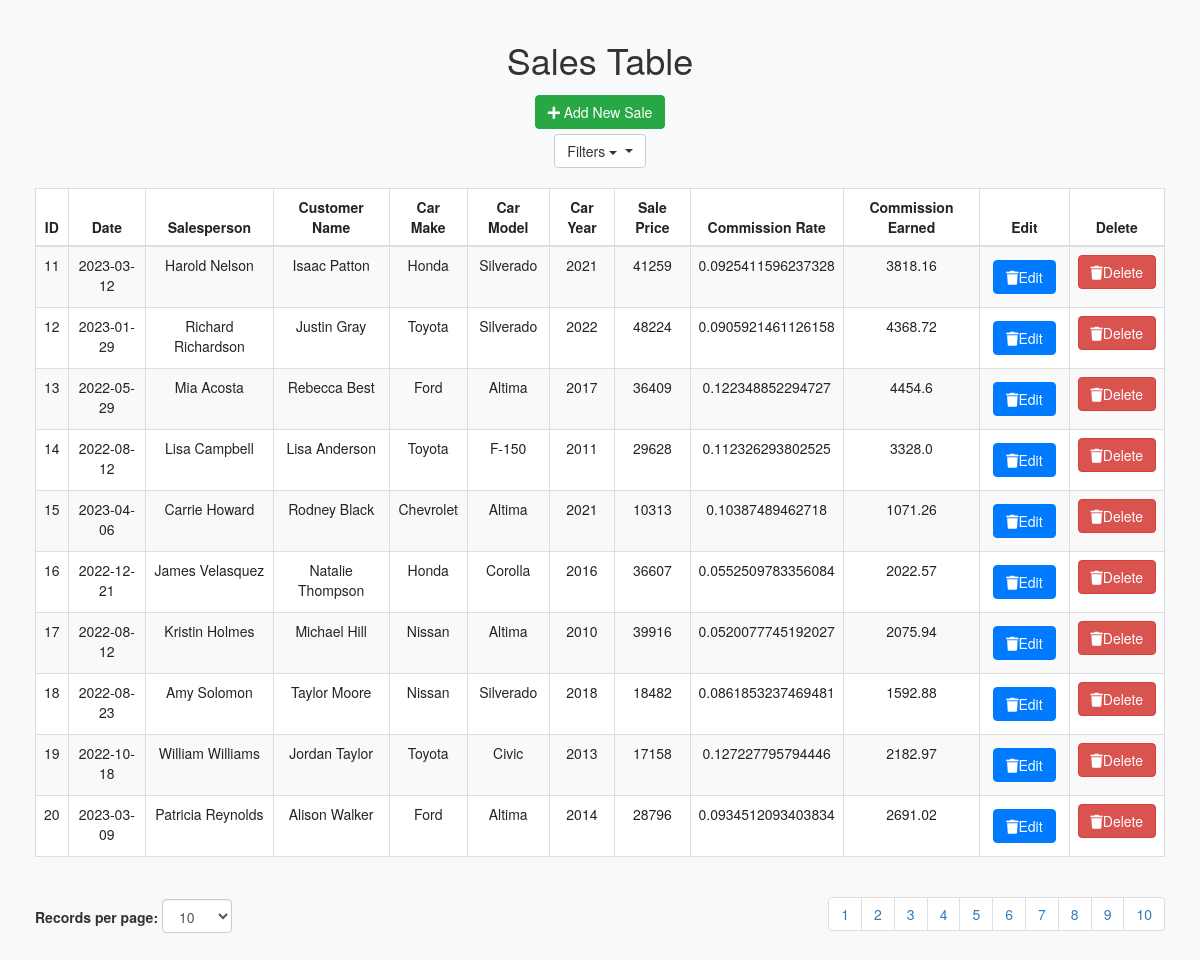
Page /show_sales_data/page/2/records_per_page/10 on the committed database.
### main.py (models this page shows)
class Sales(db.Model):
    id = db.Column(db.Integer, primary_key=True)
    date = db.Column(db.String(250), nullable=False)
    salesperson = db.Column(db.String(250), nullable=False)
    customer_name = db.Column(db.String(250), nullable=False)
    car_make = db.Column(db.String(250), nullable=False)
    car_model = db.Column(db.String(250), nullable=False)
    car_year = db.Column(db.Integer(), nullable=False)
    sale_price = db.Column(db.String(250), nullable=False)
    commission_rate = db.Column(db.Float(), nullable=False)
    commission_earned = db.Column(db.Float(), nullable=False)

### main.py (the view)
@app.route('/show_sales_data/', defaults={'page': 1, 'records_per_page': 10})
@app.route('/show_sales_data/page/<int:page>/records_per_page/<int:records_per_page>')
def show_sales_data(page, records_per_page):
    global sales_data
    con = sqlite3.connect("instance/db.sqlite")
    sales_data = pd.read_sql_query("SELECT * from sales", con)
    sales_data = sales_data.drop_duplicates()
    total_records = len(sales_data)
    total_pages = (total_records + records_per_page - 1) // records_per_page
    start = (page - 1) * records_per_page
    end = start + records_per_page
    paginated_sales_data = sales_data.iloc[start:end]
    filter_columns = ["salesperson", "car_make", "car_model", "car_year"]
    filters = {column: sales_data[column].unique().tolist() for column in filter_columns}
    return render_template('show_sales_data.html', sales=paginated_sales_data.to_dict(orient='records'), total_records=total_records, total_pages=total_pages, page=page, records_per_page=records_per_page, filters=filters)

### templates/show_sales_data.html (shortened to what this page needs)
<!DOCTYPE html>
<html lang="en">
<head>
    <link rel="stylesheet" href="https://stackpath.bootstrapcdn.com/bootstrap/4.5.2/css/bootstrap.min.css">
    <link rel="stylesheet" href="https://maxcdn.bootstrapcdn.com/bootstrap/3.4.1/css/bootstrap.min.css">
    <link rel="stylesheet" href="https://cdnjs.cloudflare.com/ajax/libs/font-awesome/5.15.3/css/all.min.css">
</head>
<body class="hold-transition sidebar-mini">
    <div class="wrapper">
        <div class="content-wrapper">
            <section class="content">
                <div class="container-fluid">
                    <h1 class="text-center">Sales Table</h1>
                    <div class="text-center">
                    <a class="btn btn-success" href="{{ url_for('add_sales_record') }}"><i class="fas fa-plus"></i> Add New Sale</a>
                    <div class="dropdown">
                        <button class="btn btn-default dropdown-toggle" type="button" data-toggle="dropdown">Filters
                            <span class="caret"></span>
                        </button>
                    </div>
                    <div class="table-container">
                        <table class="table table-striped table-bordered">
                            <thead>
                                <tr>
                                    <th>ID</th>
                                    <th>Date</th>
                                    <th>Salesperson</th>
                                    <th>Customer Name</th>
                                    <th>Car Make</th>
                                    <th>Car Model</th>
                                    <th>Car Year</th>
                                    <th>Sale Price</th>
                                    <th>Commission Rate</th>
                                    <th>Commission Earned</th>
                                    <th>Edit</th>
                                    <th>Delete</th>
                                </tr>
                            </thead>
                            <tbody>
                                {% for sale in sales %}
                                <tr>
                                    <td>{{ sale.id }}</td>
                                    <td>{{ sale.date }}</td>
                                    <td>{{ sale.salesperson }}</td>
                                    <td>{{ sale.customer_name }}</td>
                                    <td>{{ sale.car_make }}</td>
                                    <td>{{ sale.car_model }}</td>
                                    <td>{{ sale.car_year }}</td>
                                    <td>{{ sale.sale_price }}</td>
                                    <td>{{ sale.commission_rate }}</td>
                                    <td>{{ sale.commission_earned }}</td>
                                    <td><form action="{{url_for('edit_sales_record', id=sale.id)}}" method="GET" style="display:inline;"><button type = "submit" class= "btn btn-primary"> <i class="fas fa-trash"></i>Edit</form>
                                    <td><form action="{{ url_for('delete_sales_record', id=sale.id) }}" method="POST" style="display:inline;"><button type="submit" class="btn btn-danger"><i class="fas fa-trash"></i>Delete</button></form></td>
                                </tr>
                                {% endfor %}
                            </tbody>
                        </table>
                    </div>
                    <div class="d-flex justify-content-between align-items-center">
                        <div>
                            <label for="recordsPerPage">Records per page:</label>
                            <select id="recordsPerPage" class="form-control d-inline-block w-auto" onchange="location = this.value;">
                                <option value="#" selected>10</option>
                            </select>
                        </div>
                        <nav aria-label="Page navigation example">
                            <ul class="pagination justify-content-center">
                                {% for page in range(1, total_pages + 1) %}
                                    <li class="page-item"> <a href="{{ url_for('show_sales_data', page=page, records_per_page = records_per_page) }}">{{ page }}</a></li>
                                {% endfor %}
                            </ul>
                        </nav>
                    </div>
                </div>
            </section>
        </div>
    </div>
</body>
</html>

### templates/show_sales_data.html (style rules this page uses)
body { padding: 20px; background-color: #f8f9fa; }
.table-container { margin-top: 20px; display: flex; justify-content: center; }
table { width: 100%; table-layout: auto; background-color: #ffffff; border: 1px solid #dee2e6; }
th, td { text-align: center; vertical-align: middle; }
.btn-primary, .btn-success { margin: 5px; }
.btn-primary { background-color: #007bff; border-color: #007bff; }
.btn-success { background-color: #28a745; border-color: #28a745; }

### rows in the picture
Sales: id "11", date "2023-03-12", salesperson "Harold Nelson", customer_name "Isaac Patton", car_make "Honda", car_model "Silverado", car_year "2021", sale_price "41259", commission_rate "0.0925411596237328", commission_earned "3818.16"
Sales: id "12", date "2023-01-29", salesperson "Richard Richardson", customer_name "Justin Gray", car_make "Toyota", car_model "Silverado", car_year "2022", sale_price "48224", commission_rate "0.0905921461126158", commission_earned "4368.72"
Sales: id "13", date "2022-05-29", salesperson "Mia Acosta", customer_name "Rebecca Best", car_make "Ford", car_model "Altima", car_year "2017", sale_price "36409", commission_rate "0.122348852294727", commission_earned "4454.6"
Sales: id "14", date "2022-08-12", salesperson "Lisa Campbell", customer_name "Lisa Anderson", car_make "Toyota", car_model "F-150", car_year "2011", sale_price "29628", commission_rate "0.112326293802525", commission_earned "3328.0"
Sales: id "15", date "2023-04-06", salesperson "Carrie Howard", customer_name "Rodney Black", car_make "Chevrolet", car_model "Altima", car_year "2021", sale_price "10313", commission_rate "0.10387489462718", commission_earned "1071.26"
Sales: id "16", date "2022-12-21", salesperson "James Velasquez", customer_name "Natalie Thompson", car_make "Honda", car_model "Corolla", car_year "2016", sale_price "36607", commission_rate "0.0552509783356084", commission_earned "2022.57"
Sales: id "17", date "2022-08-12", salesperson "Kristin Holmes", customer_name "Michael Hill", car_make "Nissan", car_model "Altima", car_year "2010", sale_price "39916", commission_rate "0.0520077745192027", commission_earned "2075.94"
Sales: id "18", date "2022-08-23", salesperson "Amy Solomon", customer_name "Taylor Moore", car_make "Nissan", car_model "Silverado", car_year "2018", sale_price "18482", commission_rate "0.0861853237469481", commission_earned "1592.88"
Sales: id "19", date "2022-10-18", salesperson "William Williams", customer_name "Jordan Taylor", car_make "Toyota", car_model "Civic", car_year "2013", sale_price "17158", commission_rate "0.127227795794446", commission_earned "2182.97"
Sales: id "20", date "2023-03-09", salesperson "Patricia Reynolds", customer_name "Alison Walker", car_make "Ford", car_model "Altima", car_year "2014", sale_price "28796", commission_rate "0.0934512093403834", commission_earned "2691.02"

### other values in the picture
{{ page }} "1" "2" "3" "4" "5" "6" "7" "8" "9" "10"
